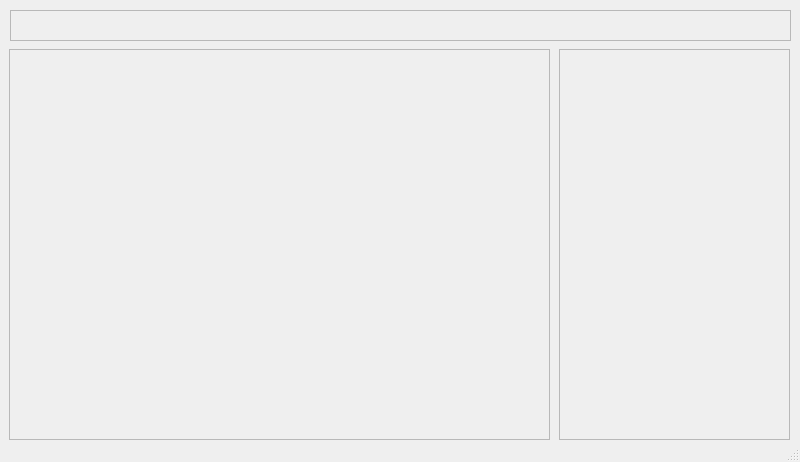
<?xml version="1.0" encoding="UTF-8"?>
<ui version="4.0">
 <class>MainWindow</class>
 <widget class="QMainWindow" name="MainWindow">
  <property name="geometry">
   <rect>
    <x>0</x>
    <y>0</y>
    <width>800</width>
    <height>462</height>
   </rect>
  </property>
  <property name="windowTitle">
   <string>Manhua Reader</string>
  </property>
  <widget class="QWidget" name="centralwidget">
   <widget class="QFrame" name="funcFrame">
    <property name="geometry">
     <rect>
      <x>10</x>
      <y>10</y>
      <width>781</width>
      <height>31</height>
     </rect>
    </property>
    <property name="frameShape">
     <enum>QFrame::StyledPanel</enum>
    </property>
    <property name="frameShadow">
     <enum>QFrame::Raised</enum>
    </property>
   </widget>
   <widget class="QFrame" name="focusFrame">
    <property name="geometry">
     <rect>
      <x>9</x>
      <y>49</y>
      <width>541</width>
      <height>391</height>
     </rect>
    </property>
    <property name="frameShape">
     <enum>QFrame::StyledPanel</enum>
    </property>
    <property name="frameShadow">
     <enum>QFrame::Raised</enum>
    </property>
   </widget>
   <widget class="QFrame" name="historyFrame">
    <property name="geometry">
     <rect>
      <x>559</x>
      <y>49</y>
      <width>231</width>
      <height>391</height>
     </rect>
    </property>
    <property name="frameShape">
     <enum>QFrame::StyledPanel</enum>
    </property>
    <property name="frameShadow">
     <enum>QFrame::Raised</enum>
    </property>
   </widget>
  </widget>
  <widget class="QStatusBar" name="statusbar">
   <property name="enabled">
    <bool>false</bool>
   </property>
   <property name="sizeGripEnabled">
    <bool>true</bool>
   </property>
  </widget>
 </widget>
 <resources/>
 <connections/>
</ui>
